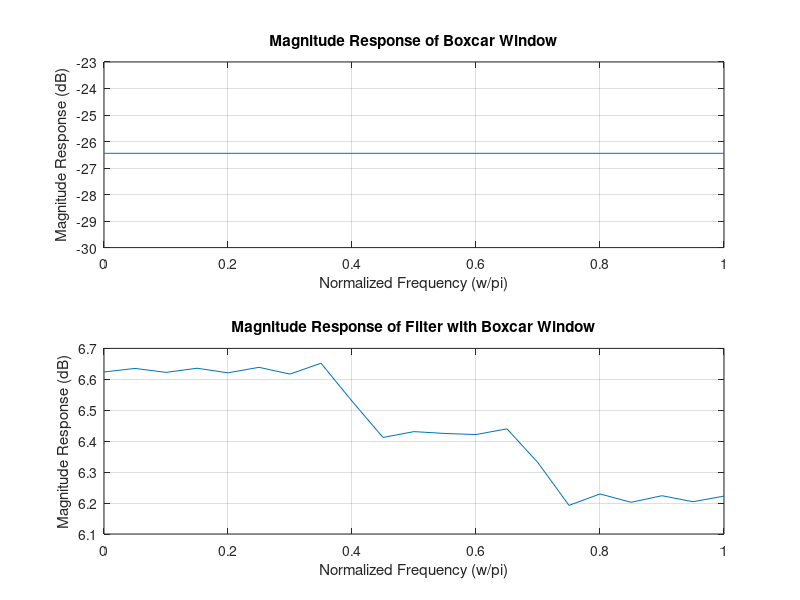
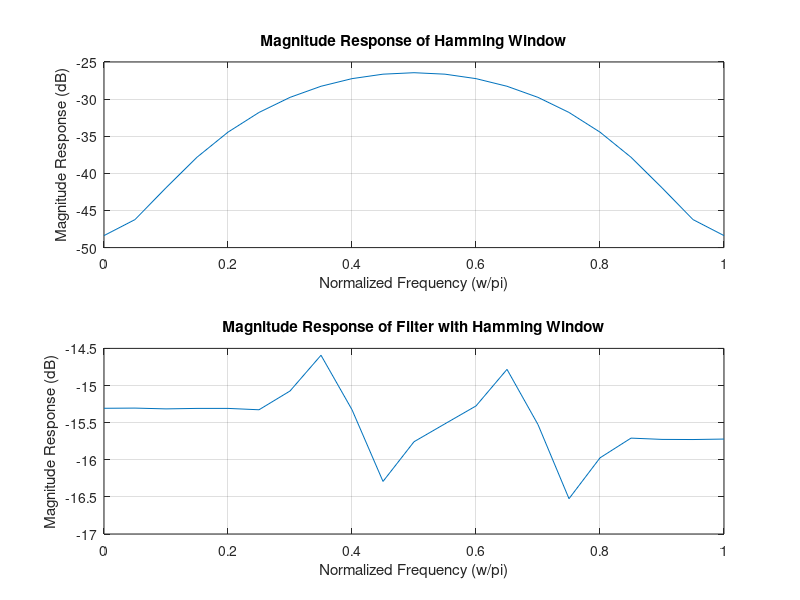
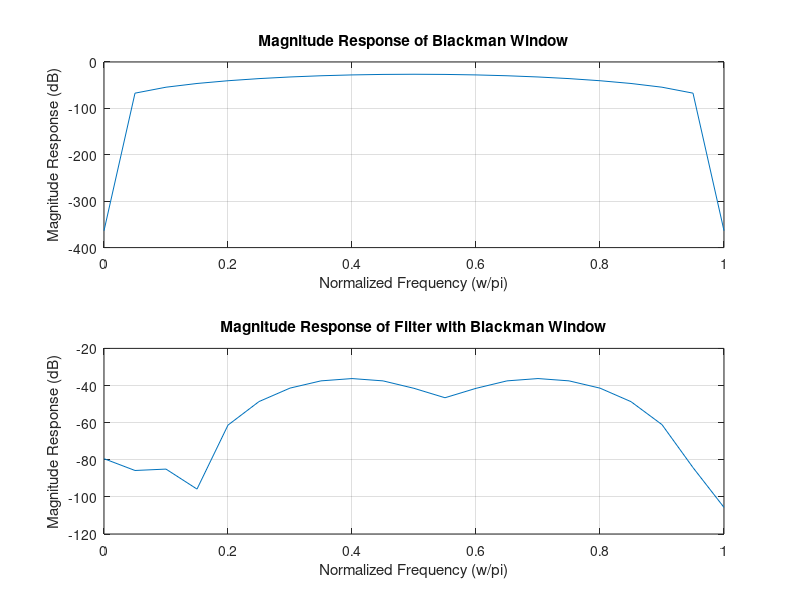
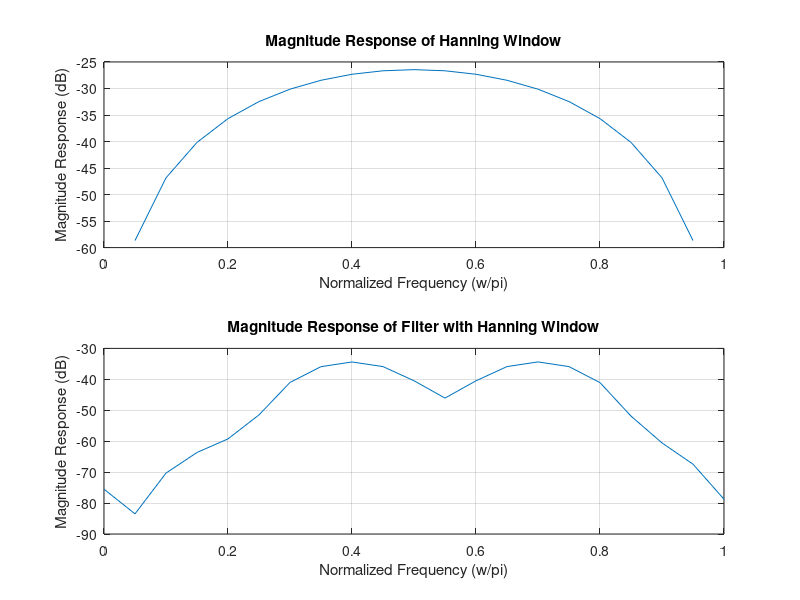

The MATLAB script that drew these images, in order:
N = 21;
wc1 = 0.4*pi;
wc2 = 0.7*pi;
n = 0:1:N-1;
eps = 0.001;
alpha = (N-1)/2;
hd = (sin(wc1*(n-alpha+eps))-sin(wc2*(n-alpha+eps))+sin(pi*(n.*alpha+eps)))./(pi*(n.*alpha+eps));
w = linspace(0, pi, N);  % Adjusted to match the length of wr/N

% Iterate over each window type
window_types = {'Boxcar', 'Hamming', 'Blackman', 'Hanning', 'Bartlett'};
for i = 1:length(window_types)
    % Generate the window
    window_func = window_types{i};
    switch window_func
        case 'Boxcar'
            wr = boxcar(N);
        case 'Hamming'
            wr = hamming(N);
        case 'Blackman'
            wr = blackman(N);
        case 'Hanning'
            wr = hanning(N);
        case 'Bartlett'
            wr = bartlett(N);
    end
    
    % Magnitude response of the filter h(w/pi) with the current window
    h = hd.*wr';
    H = freqz(h, 1, w);
    
    % Plot both magnitude responses in separate figures
    figure;
    
    % Magnitude response of the window wr(w/pi)
    subplot(2,1,1)
    plot(w/pi, 20*log10(abs(wr/N)));
    title(['Magnitude Response of ', window_func, ' Window']);
    grid on
    xlabel('Normalized Frequency (w/pi)')
    ylabel('Magnitude Response (dB)')
    
    % Magnitude response of the filter h(w/pi) with the current window
    subplot(2,1,2)
    plot(w/pi, 20*log10(abs(H)));
    title(['Magnitude Response of Filter with ', window_func, ' Window']);
    grid on
    xlabel('Normalized Frequency (w/pi)')
    ylabel('Magnitude Response (dB)')
end
